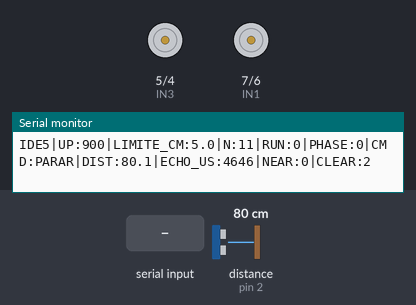
A sketch run on a simulated Arduino Uno, built with avr-gcc and run on an emulated ATmega328P. Parts: motor-driver pin pairs drawn as motors (green arrow = first pin HIGH = forward, orange = second pin HIGH = backward, longer = more drive), the last lines printed to the serial monitor. Wiring (inferred from the names in the program): ultrasonic range finder: trigger pin 3; echo pin 2. Inputs (shaded band) come from the test bench; at power-on: distance to the obstacle (sensor on pin 2) 80 cm. The echo pulse lasts 58.3 µs per cm.

Above: at 1.2 s.
1.3 s: "START\n" received over Serial
At 2.5 s:
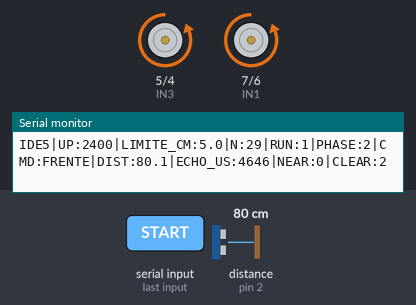
2.8 s: distance to the obstacle (sensor on pin 2) set to 7 cm
4.3 s: distance to the obstacle (sensor on pin 2) set to 4 cm
At 6.6 s:
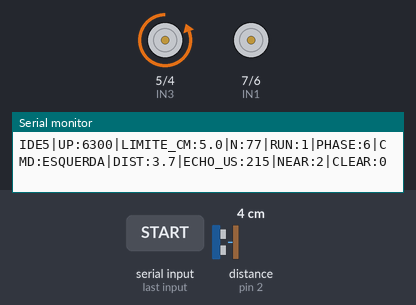
7.3 s: distance to the obstacle (sensor on pin 2) set to 9 cm
At 8.9 s:
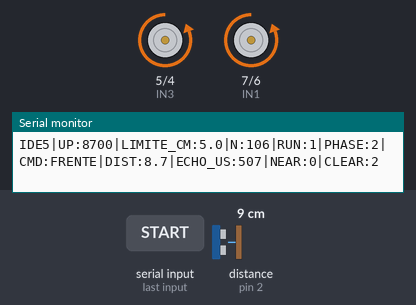
9.2 s: distance to the obstacle (sensor on pin 2) set to 4 cm
At 10.6 s:
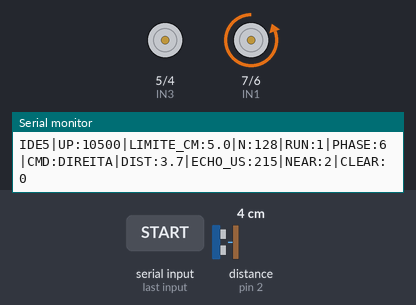
12.2 s: distance to the obstacle (sensor on pin 2) set to 18 cm
At 12.9 s:
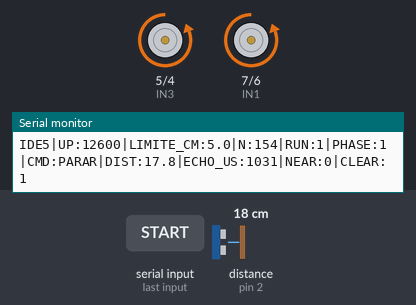
Timing chart, 0 to 15.1 s (numbered marks = the images above; inputs shaded):
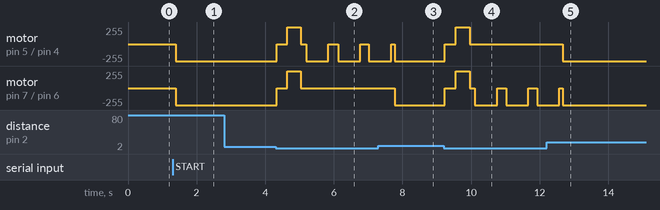

The sketch:

autonomo_ide_5cm.ino
```cpp
/*
  MODO 1 APROVADO EM BANCADA - desvio a 5 cm - UNO + L298N + HC-SR04.
  Apenas bancada: rodas suspensas. Nao use o controle USB do site.
  Monitor Serial: 9600 baud e Nova linha. START inicia; STOP para.
  Sem camera, gestos, modos ou dependencia de heartbeat do PC.
  ENA/ENB com jumpers. Mesma polaridade do firmware integrado.
  Serial 9600, comandos terminados por nova linha:
    HELLO, START, STOP (ou ESTOP), STATUS, PING.
  Inicia PARADO. START inicia execucao continua; STOP permanece parado.
  Sensor invalido: para, continua medindo e retoma apos 2 leituras validas.
  Nao existe timeout da missao ou limite de cinco desvios.
  Primeira leitura proxima para; confirma 2 novas medidas parado antes da re.
  Nao suaviza distancia bruta nem transforma ausencia de eco em caminho livre.
  Giro por tempo NAO mede graus. Calibrar com rodas suspensas e depois no chao.
*/
#include <Arduino.h>
#include <string.h>

const byte IN1 = 7, IN2 = 6, IN3 = 5, IN4 = 4;
const byte TRIG = 3, ECHO = 2;
const unsigned long SENSOR_MS = 80UL;
const unsigned long TELEMETRIA_MS = 300UL;
const unsigned long PAUSA_MS = 150UL;
const unsigned long RE_MS = 400UL;
const unsigned long CURVA_MS = 650UL;
const float LIMITE_CM = 5.0; // Apenas teste supervisionado: pouca margem de frenagem.

enum Fase { PARADO, VERIFICAR, FRENTE, PAUSA_RE, RE, PAUSA_CURVA, CURVA, SENSOR };
Fase fase = PARADO;
bool habilitado = false;
bool direita = true;
bool permitirRe = true;
byte leiturasValidas = 0;
byte leiturasPerto = 0;
byte leiturasLivres = 0;
unsigned long faseDesde = 0;
unsigned long sensorDesde = 0;
unsigned long telemetriaDesde = 0;
unsigned long ecoUs = 0;
unsigned long amostra = 0;
float distanciaCm = -1;
const char* motor = "PARAR";
char linha[20];
byte tamanho = 0;
bool descartar = false;

void motores(byte a, byte b, byte c, byte d, const char* comando) {
  // Primeiro desenergiza as entradas; nao inverte a ponte numa unica escrita.
  digitalWrite(IN1, LOW); digitalWrite(IN2, LOW);
  digitalWrite(IN3, LOW); digitalWrite(IN4, LOW);
  digitalWrite(IN1, a); digitalWrite(IN2, b);
  digitalWrite(IN3, c); digitalWrite(IN4, d);
  motor = comando;
}

void entrar(Fase nova, unsigned long agora) {
  fase = nova;
  faseDesde = agora;
  if (nova == VERIFICAR || nova == SENSOR || nova == PARADO) {
    // Medidas obtidas durante movimento nao confirmam o caminho parado.
    leiturasValidas = 0;
    leiturasPerto = 0;
    leiturasLivres = 0;
  }
  switch (fase) {
    case FRENTE: motores(LOW, HIGH, LOW, HIGH, "FRENTE"); break;
    case RE: motores(HIGH, LOW, HIGH, LOW, "RE"); break;
    case CURVA:
      // Curva suave: uma roda avanca e a outra permanece parada.
      if (direita) motores(LOW, HIGH, LOW, LOW, "DIREITA");
      else motores(LOW, LOW, LOW, HIGH, "ESQUERDA");
      break;
    default: motores(LOW, LOW, LOW, LOW, "PARAR"); break;
  }
}

void parar(unsigned long agora) {
  habilitado = false;
  entrar(PARADO, agora);
}

void medir(unsigned long agora) {
  if (agora - sensorDesde < SENSOR_MS) return;
  sensorDesde = agora;
  digitalWrite(TRIG, LOW);
  delayMicroseconds(5);
  digitalWrite(TRIG, HIGH);
  delayMicroseconds(10);
  digitalWrite(TRIG, LOW);
  ecoUs = pulseIn(ECHO, HIGH, 25000UL); // limita bloqueio a ~25 ms
  amostra++;
  distanciaCm = ecoUs / 58.0;
  if (ecoUs == 0 || distanciaCm < 2 || distanciaCm > 400) {
    distanciaCm = -1; // nunca converte timeout em caminho livre
    leiturasValidas = 0;
    leiturasPerto = 0;
    leiturasLivres = 0;
  } else {
    if (leiturasValidas < 2) leiturasValidas++;
    // Contagem por amostra fisica, nunca por iteracao do loop.
    if (distanciaCm <= LIMITE_CM) {
      leiturasLivres = 0;
      if (leiturasPerto < 2) leiturasPerto++;
    } else {
      leiturasPerto = 0;
      if (leiturasLivres < 2) leiturasLivres++;
    }
  }
}

void atualizar(unsigned long agora) {
  if (!habilitado) return;
  // Parada imediata diante de leitura invalida. A recuperacao nao libera STOP.
  if (distanciaCm < 0 || agora - sensorDesde > 200UL) {
    if (fase != SENSOR) entrar(SENSOR, agora);
    return;
  }
  if (fase == SENSOR) {
    if (leiturasValidas >= 2) entrar(VERIFICAR, agora);
    return;
  }
  switch (fase) {
    case VERIFICAR:
      if (leiturasLivres >= 2) {
        permitirRe = true;
        entrar(FRENTE, agora);
      } else if (leiturasPerto >= 2) {
        // Uma unica re por encontro: sem sensor traseiro, nao recua sem fim.
        if (permitirRe) direita = !direita;
        entrar(permitirRe ? PAUSA_RE : PAUSA_CURVA, agora);
      }
      break;
    case FRENTE:
      if (distanciaCm <= LIMITE_CM) {
        // Para imediatamente, mas um pico isolado nao inicia uma manobra.
        entrar(VERIFICAR, agora);
      }
      break;
    case PAUSA_RE:
      if (distanciaCm > LIMITE_CM) {
        // O objeto pode ter sido removido antes de comecar a re.
        entrar(VERIFICAR, agora);
      } else if (agora - faseDesde >= PAUSA_MS) {
        permitirRe = false;
        entrar(RE, agora);
      }
      break;
    case RE:
      if (agora - faseDesde >= RE_MS) entrar(PAUSA_CURVA, agora);
      break;
    case PAUSA_CURVA:
      if (agora - faseDesde >= PAUSA_MS) entrar(CURVA, agora);
      break;
    case CURVA:
      if (agora - faseDesde >= CURVA_MS) {
        leiturasValidas = 0; // novas medidas com o chassi ja parado
        entrar(VERIFICAR, agora);
      }
      break;
    default: break;
  }
}

void status() {
  Serial.print(F("IDE5|UP:")); Serial.print(millis());
  Serial.print(F("|LIMITE_CM:")); Serial.print(LIMITE_CM, 1);
  Serial.print(F("|N:")); Serial.print(amostra);
  Serial.print(F("|RUN:")); Serial.print(habilitado ? 1 : 0);
  Serial.print(F("|PHASE:")); Serial.print((byte)fase);
  Serial.print(F("|CMD:")); Serial.print(motor);
  Serial.print(F("|DIST:"));
  if (distanciaCm < 0) Serial.print(F("ERR")); else Serial.print(distanciaCm, 1);
  Serial.print(F("|ECHO_US:")); Serial.print(ecoUs);
  Serial.print(F("|NEAR:")); Serial.print(leiturasPerto);
  Serial.print(F("|CLEAR:")); Serial.println(leiturasLivres);
}

void processar(unsigned long agora) {
  if (strcmp(linha, "STOP") == 0 || strcmp(linha, "ESTOP") == 0) {
    parar(agora); Serial.println(F("OK:STOP"));
  } else if (strcmp(linha, "START") == 0) {
    // START repetido e idempotente: nao reinicia a manobra em andamento.
    if (!habilitado) {
      habilitado = true;
      permitirRe = true;
      leiturasValidas = 0;
      entrar(VERIFICAR, agora);
    }
    Serial.println(F("OK:START"));
  } else if (strcmp(linha, "HELLO") == 0) Serial.println(F("AUTO:IDE:5CM:3"));
  else if (strcmp(linha, "PING") == 0) Serial.println(F("PONG"));
  else if (strcmp(linha, "STATUS") == 0) status();
  else Serial.println(F("ERR:COMMAND"));
}

void lerSerial(unsigned long agora) {
  byte budget = 48; // um fluxo serial continuo nao monopoliza o loop
  while (Serial.available() && budget--) {
    const char c = Serial.read();
    if (c == '\n' || c == '\r') {
      if (!descartar && tamanho) {
        linha[tamanho] = 0;
        processar(agora);
      }
      tamanho = 0;
      descartar = false;
    } else if (!descartar) {
      if (tamanho < sizeof(linha) - 1) linha[tamanho++] = c;
      else {
        tamanho = 0;
        descartar = true;
        parar(agora);
        Serial.println(F("ERR:LINE"));
      }
    }
  }
}

void setup() {
  pinMode(IN1, OUTPUT); pinMode(IN2, OUTPUT);
  pinMode(IN3, OUTPUT); pinMode(IN4, OUTPUT);
  pinMode(TRIG, OUTPUT); pinMode(ECHO, INPUT);
  digitalWrite(TRIG, LOW);
  parar(millis());
  Serial.begin(9600);
  Serial.println(F("TESTE 5 CM: parado. Monitor 9600 + Nova linha. START inicia; STOP para."));
  Serial.println(F("AUTO:IDE:5CM:3"));
}

void loop() {
  lerSerial(millis());
  medir(millis());
  atualizar(millis());
  if (millis() - telemetriaDesde >= TELEMETRIA_MS) {
    telemetriaDesde = millis();
    status();
  }
}
```

Measured:
- the behaviour switches between 6 and 5 cm on distance to the obstacle (sensor on pin 2) (found by bisection; images 1 and 2)
- after the input at 1.3 s, motor on pin 5 (IN3) / pin 4 (IN4), motor on pin 7 (IN1) / pin 6 (IN2): stopped → backward 255/255 after 0.10 s
- after the input at 4.3 s, motor on pin 5 (IN3) / pin 4 (IN4): backward 255/255 → stopped at once, → forward 255/255 0.31 s later, → stopped 0.40 s later, → backward 255/255 0.15 s later, … (8 changes in this stretch); motor on pin 7 (IN1) / pin 6 (IN2): backward 255/255 → stopped at once, → forward 255/255 0.31 s later, → stopped 0.40 s later
- after the input at 7.3 s, motor on pin 7 (IN1) / pin 6 (IN2): stopped → backward 255/255 after 0.47 s
- after the input at 9.2 s, motor on pin 5 (IN3) / pin 4 (IN4): backward 255/255 → stopped at once, → forward 255/255 0.33 s later, → stopped 0.40 s later; motor on pin 7 (IN1) / pin 6 (IN2): backward 255/255 → stopped at once, → forward 255/255 0.33 s later, → stopped 0.40 s later, → backward 255/255 0.15 s later, … (8 changes in this stretch)
- after the input at 12.2 s, motor on pin 5 (IN3) / pin 4 (IN4): stopped → backward 255/255 after 0.47 s
